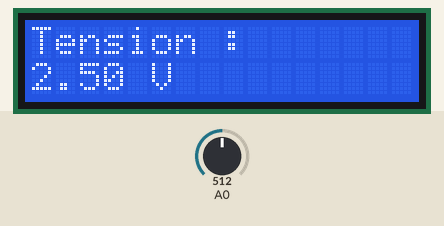
This sketch was run on a simulated Arduino Uno, built with avr-gcc and run on an emulated ATmega328P. Parts: 16×2 character LCD. Inputs (shaded band) come from the test bench; at power-on: A0 = 512.

Above: at 1.2 s.
1.3 s: A0 set to 716
At 1.9 s:
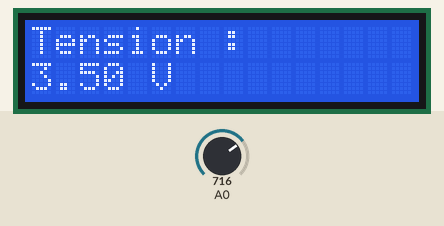
3.0 s: A0 set to 900
At 4.2 s:
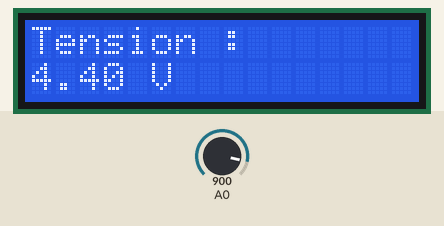
4.5 s: A0 set to 1023
At 5.6 s:
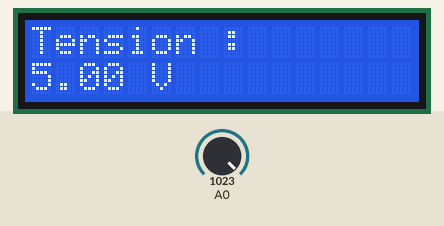
Timing chart, 0 to 7.5 s (numbered marks = the images above; inputs shaded):
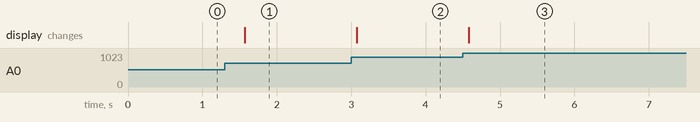

Measured:
- after the input at 1.3 s, the display: changes after 0.27 s (image 1)
- after the input at 3.0 s, the display: changes after 0.07 s (image 2)
- after the input at 4.5 s, the display: changes after 0.08 s (image 3)

The sketch:

job1.ino
```cpp
#include <LiquidCrystal.h>

LiquidCrystal lcd(12, 11, 5, 4, 3, 2);

void setup() {
  Serial.begin(9600);
  lcd.begin(16, 2);
  lcd.print("Tension :");
}

void loop() {
  int tension = analogRead(0);
  float tension_en_volts = (tension * 5.0) / 1023.0;

  lcd.setCursor(0, 1);
  lcd.print(tension_en_volts, 2);
  lcd.print(" V");
  delay(500);
}
```
